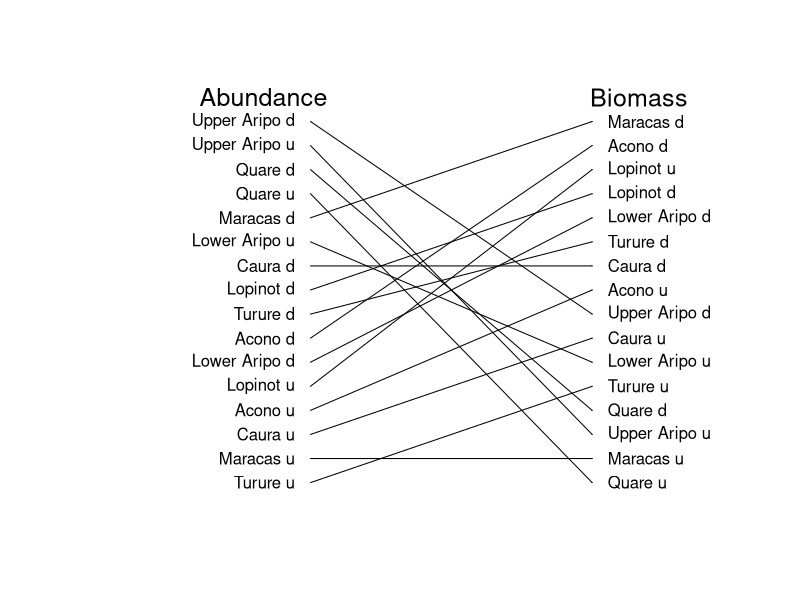

Write the R code that produced this figure.
## ---- chunk 1
###Making a plot of how high pressure predation sites are when measured in 
#different levels of predation ABUNDANCE

setwd("C:\\Users\\faj\\Documents\\OneDrive for Business\\research\\FishPredation\\Data")

library(dplyr)
library(tidyr)
library(ggplot2)
library(lme4)
library(Cairo)

#set up group definition 
group12 <- c("Hoplias malabaricus", "Crenicichla frenata", "Gymnotus carapo", "Anablepsoides hartii",
			"Cichlasoma taenia", "Cichlasoma taenia", "Corynopoma riisei", "Roeboides dientonito", 
			"Agonostomus monticola", "Rhamdia quelen", "andinoacara pulcher", "Hemigrammus unilineatus", "Rivulus hartii")


#preparing data 

fishDataAll <- read.csv("Fish data June 2017.csv")
head(fishDataAll)
str(fishDataAll)
levels(fishDataAll$species)
selectMonths <- c("07", "08")# i am selecting out these months because then i can use the last timepoint 

#select data from only the July and Auguest, and remove first year 
SelectData <- fishDataAll %>% 
	separate(date, c("Day", "Month", "Year"), sep = "/") %>%
	filter(Year != 2010)%>%
	filter(Month %in% selectMonths)

fishData <- data.frame(SelectData)

fishData$AbundanceAll <- fishData$numbercaught + fishData$numberseen

#calculating percentage biomass so i can incude years with 0 abundance

fishData$TotBiomass <- (fishData$numbercaught + fishData$numberseen)* fishData$weight
TotBioSite<- fishData %>% 
	group_by(site, Year) %>%
	summarise(BiomasSiteSum = sum(TotBiomass, na.rm=TRUE))
siteBiomass <- data.frame(TotBioSite)


#Narrow Predation data
#-------------------------
predatorsAbN <- fishData %>% 
	filter(species %in% group12)  %>%
	group_by(site, Year) %>%
	summarise(AbundanceSum = sum(AbundanceAll))

predatorsAb <- data.frame(predatorsAbN)
predatorsAb$Year <- as.numeric(predatorsAb$Year)

#add the total site biomass data, just to i can identify sites with no predators 
FishDataTotAb <- merge(siteBiomass, predatorsAb, by = c("site" ,"Year"),all=TRUE) # this makes sure i 
#know what years had no predators recoreded in 
FishDataTotAb$AbundanceSum[is.na(FishDataTotAb$AbundanceSum)] <- 0

Widea <- aggregate(FishDataTotAb$AbundanceSum, list(FishDataTotAb$site), mean, na.rm=TRUE)

WideaOrdera <- Widea[order(Widea$x),]
head(WideaOrdera)

WideaOrdera$predOrderNa <- c(1:nrow(WideaOrdera))
## ---- chunk 2
setwd("C:\\Users\\faj\\Documents\\OneDrive for Business\\research\\FishPredation\\Data")

library(dplyr)
library(tidyr)
library(ggplot2)
library(lme4)
library(Cairo)


#preparing data 

fishDataAll <- read.csv("Fish data June 2017.csv")
head(fishDataAll)
str(fishDataAll)
levels(fishDataAll$species)
selectMonths <- c("07", "08")# i am selecting out these months because then i can use the last timepoint 


#select data from only the July and Auguest, and remove first year 
SelectData <- fishDataAll %>% 
	separate(date, c("Day", "Month", "Year"), sep = "/") %>%
	filter(Year != 2010)%>%
	filter(Month %in% selectMonths)

fishData <- data.frame(SelectData)

#calculate biomass
fishData$TotBiomass <- (fishData$numbercaught * fishData$weight) + (fishData$numberseen * fishData$weight)


#calculating percentage biomass
TotBioSite<- fishData %>% 
	group_by(site, Year) %>%
	summarise(BiomasSiteSum = sum(TotBiomass, na.rm=TRUE)) # This is teh sum of all fish, not just predators 

siteBiomass <- data.frame(TotBioSite)

#Narrow Predation data
#-------------------------

#sum biomass per site and year of predators 
predatorsBioN <- fishData %>% 
	filter(species %in% group12) %>%
	group_by(site, Year) %>%
	summarise(BiomassSum = sum(TotBiomass))

predatorsBio <- data.frame(predatorsBioN)
predatorsBio$Year <- as.numeric(predatorsBio$Year)
siteBiomass$Year <- as.numeric(siteBiomass$Year)

FishDataTot <- merge(siteBiomass, predatorsBio, by = c("site" ,"Year"),all=TRUE) # this makes sure i 
#know what years had no predators recoreded in 
head(FishDataTot)
FishDataTot$BiomassSum[is.na(FishDataTot$BiomassSum)] <- 0

FishDataTot$PropMass <- FishDataTot$BiomassSum / FishDataTot$BiomasSiteSum

Wideb <- aggregate(FishDataTot$BiomassSum, list(FishDataTot$site), mean, na.rm=TRUE)

orderWideb <- Wideb [order(Wideb $x),]
head(orderWideb)

orderWideb$predOrderNb <- c(1:nrow(orderWideb))

## ---- chunk 3

WideBoth <- merge(orderWideb, WideaOrdera, by = "Group.1")

## ---- chunk 4
Cairo(file="C:\\Users\\faj\\Documents\\OneDrive for Business\\research\\bioTIME\\users\\Faith\\TriniFishPredation\\WideAB_tangle.png",
      type="png",
       units="in", 
      width=8,
      height=6,
      pointsize=12,
      dpi=100)
plotSetup <- data.frame(cbind(c(1:17),c(20:60))) # data to plot onto emptyp plot
plot(x = plotSetup$X2, y = plotSetup$X1, col="white", axes=FALSE , ylab = " ", xlab = "  ", type = "n")

#plot arrows
arrows(x0 = 33, y0 = WideBoth$predOrderNa, x1 = 51, y1 = WideBoth$predOrderNb, length = 0.001)


#plotting text 
text(x = 52, y = WideBoth$predOrderNb, labels = WideBoth$Group.1, adj = c(0,NA))
text(x = 32, y = WideBoth$predOrderNa, labels = WideBoth$Group.1, adj = c(1,NA))


text(x = 30, y = 17, labels = "Abundance", cex = 1.5)
text(x = 54, y = 17, labels = "Biomass", cex = 1.5)


dev.off()

## ---- chunk 5
rownames(WideBoth) <- WideBoth$Group.1
corOrderWide <- WideBoth[,c(2, 4)] 
names(corOrderWide) <- c("Biomass", "Abundance")
print(corOrderWide)
cor(corOrderWide, method="spearman")
cor.test(corOrderWide$Biomass, corOrderWide$Abundance, method="spearman")
